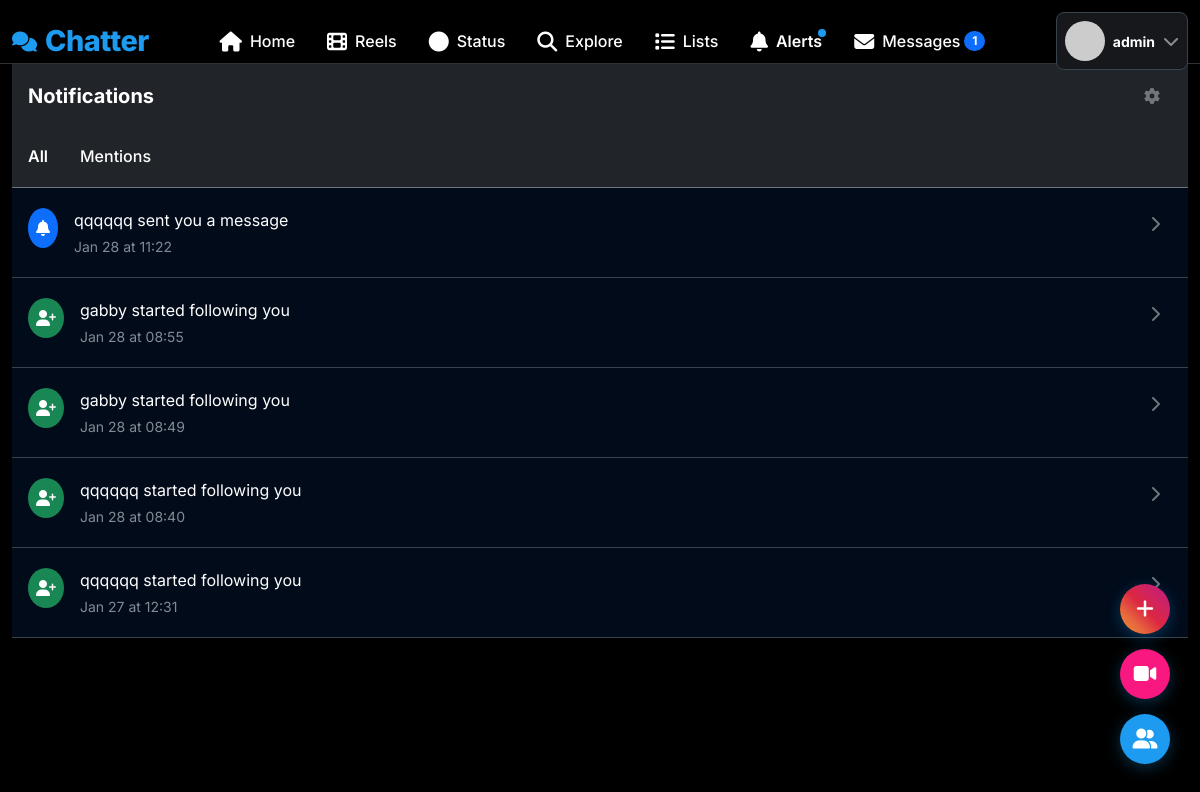
/notifications (signed in), run on the app's committed database.
### app.py (models this page shows, shortened)
class User(UserMixin, db.Model):
    id = db.Column(db.Integer, primary_key=True)
    username = db.Column(db.String(80), unique=True, nullable=False, index=True)
    email = db.Column(db.String(120), unique=True, nullable=False, index=True)
    password_hash = db.Column(db.String(200), nullable=False)
    bio = db.Column(db.String(500))
    location = db.Column(db.String(100))
    website = db.Column(db.String(200))
    profile_picture = db.Column(db.String(200), default='default.jpg')
    cover_picture = db.Column(db.String(200), default='default_cover.jpg')
    is_admin = db.Column(db.Boolean, default=False)
    created_at = db.Column(db.DateTime, default=datetime.utcnow)
    is_online = db.Column(db.Boolean, default=False)
    last_seen = db.Column(db.DateTime, default=datetime.utcnow)
    is_verified = db.Column(db.Boolean, default=False)
    posts = db.relationship('Post', backref='author', lazy='dynamic', cascade='all, delete-orphan')
    likes = db.relationship('Like', backref='user', lazy='dynamic', cascade='all, delete-orphan')
    comments = db.relationship('Comment', backref='author', lazy='dynamic', cascade='all, delete-orphan')
    notifications = db.relationship('Notification', backref='user', lazy='dynamic', cascade='all, delete-orphan')
    sent_messages = db.relationship('Message', foreign_keys='Message.sender_id', backref='sender', lazy='dynamic')
    received_messages = db.relationship('Message', foreign_keys='Message.receiver_id', backref='receiver', lazy='dynamic')
    bookmarks = db.relationship('Bookmark', backref='user', lazy='dynamic', cascade='all, delete-orphan')
    reports_made = db.relationship('Report', foreign_keys='Report.reporter_id', backref='reporter', lazy='dynamic')
    reports_received = db.relationship('Report', foreign_keys='Report.reported_id', backref='reported', lazy='dynamic')
    pinned_posts = db.relationship('PinnedPost', backref='user', lazy='dynamic', cascade='all, delete-orphan')
    created_lists = db.relationship('UserList', backref='creator', lazy='dynamic', cascade='all, delete-orphan')
    list_subscriptions = db.relationship('ListSubscriber', backref='subscriber', lazy='dynamic', cascade='all, delete-orphan')
    list_memberships = db.relationship('ListMember', backref='member', lazy='dynamic', cascade='all, delete-orphan')
    reels = db.relationship('Reel', backref='user', lazy='dynamic', cascade='all, delete-orphan')
    reel_likes = db.relationship('ReelLike', backref='liker', lazy='dynamic', cascade='all, delete-orphan')
    reel_comments = db.relationship('ReelComment', backref='author', lazy='dynamic', cascade='all, delete-orphan')
    reel_views = db.relationship('ReelView', backref='viewer', lazy='dynamic', cascade='all, delete-orphan')
    statuses = db.relationship('Status', backref='user', lazy='dynamic', cascade='all, delete-orphan')
    status_views = db.relationship('StatusView', backref='viewer', lazy='dynamic', cascade='all, delete-orphan')
    followed = db.relationship(
        'User', secondary=followers,
        primaryjoin=(followers.c.follower_id == id),
        secondaryjoin=(followers.c.followed_id == id),
        backref=db.backref('followers', lazy='dynamic'), lazy='dynamic')
    blocked = db.relationship(
        'User', secondary=blocked_users,
        primaryjoin=(blocked_users.c.blocker_id == id),
        secondaryjoin=(blocked_users.c.blocked_id == id),
        backref=db.backref('blocked_by', lazy='dynamic'), lazy='dynamic')
    def get_unread_message_count(self):
        return Message.query.filter_by(receiver_id=self.id, is_read=False).count()
    def get_unread_notification_count(self):
        return Notification.query.filter_by(user_id=self.id, is_read=False).count()

class Notification(db.Model):
    id = db.Column(db.Integer, primary_key=True)
    user_id = db.Column(db.Integer, db.ForeignKey('user.id'), nullable=False)
    content = db.Column(db.String(500), nullable=False)
    link = db.Column(db.String(200))
    is_read = db.Column(db.Boolean, default=False)
    created_at = db.Column(db.DateTime, default=datetime.utcnow, index=True)
    notification_type = db.Column(db.String(50))  # like, comment, follow, mention, message

### app.py (the view)
@app.route('/notifications')
@login_required
def notifications():
    page = request.args.get('page', 1, type=int)
    notifs_query = Notification.query.filter_by(
        user_id=current_user.id
    ).order_by(Notification.created_at.desc())
    notifs = notifs_query.paginate(page=page, per_page=20, error_out=False)
    for notif in notifs.items:
        if not notif.is_read:
            notif.is_read = True
    db.session.commit()
    return render_template('notifications.html', notifications=notifs)

### templates/notifications.html (shortened to what this page needs)
{% extends "base.html" %}
{% block content %}
<div class="row">
    <div class="col-12">
        <div class="sticky-top bg-dark pt-3 pb-2 border-bottom border-secondary">
            <div class="d-flex justify-content-between align-items-center px-3">
                <h5 class="fw-bold mb-0">Notifications</h5>
                <button class="btn action-btn">
                    <i class="fas fa-cog"></i>
                </button>
            </div>
            <nav class="nav nav-tabs border-0 mt-3" role="tablist">
                <a class="nav-link active border-0 text-light" href="#">All</a>
                <a class="nav-link border-0 text-light" href="#">Mentions</a>
            </nav>
        </div>
        <div class="notifications-list">
            {% for notification in notifications %}
            <div class="post-card {% if not notification.is_read %}bg-opacity-10 bg-primary{% endif %}">
                <div class="d-flex">
                    <div class="me-3">
                        {% if 'mentioned' in notification.content %}
                        <div class="bg-info rounded-circle p-2">
                            <i class="fas fa-at text-white"></i>
                        </div>
                        {% elif 'liked' in notification.content %}
                        <div class="bg-danger rounded-circle p-2">
                            <i class="fas fa-heart text-white"></i>
                        </div>
                        {% elif 'following' in notification.content %}
                        <div class="bg-success rounded-circle p-2">
                            <i class="fas fa-user-plus text-white"></i>
                        </div>
                        {% elif 'commented' in notification.content %}
                        <div class="bg-warning rounded-circle p-2">
                            <i class="fas fa-comment text-white"></i>
                        </div>
                        {% else %}
                        <div class="bg-primary rounded-circle p-2">
                            <i class="fas fa-bell text-white"></i>
                        </div>
                        {% endif %}
                    </div>
                    <div class="flex-grow-1">
                        <div class="notification-content">
                            {{ notification.content }}
                        </div>
                        <div class="text-muted small mt-1">
                            {{ notification.created_at.strftime('%b %d at %H:%M') }}
                        </div>
                    </div>
                    {% if notification.link %}
                    <div class="ms-3">
                        <a href="{{ notification.link }}" class="btn action-btn">
                            <i class="fas fa-chevron-right"></i>
                        </a>
                    </div>
                    {% endif %}
                </div>
            </div>
            {% else %}
            <div class="text-center py-5">
                <i class="fas fa-bell-slash fa-3x text-muted mb-3"></i>
                <h5 class="text-muted">No notifications yet</h5>
                <p class="text-muted">When you get notifications, they'll show up here.</p>
            </div>
            {% endfor %}
        </div>
    </div>
</div>
{% endblock %}

### templates/base.html (shortened to what this page needs)
<!DOCTYPE html>
<html lang="en" data-bs-theme="dark">
<head>
    <link href="https://cdn.jsdelivr.net/npm/bootstrap@5.3.0/dist/css/bootstrap.min.css" rel="stylesheet">
    <link href="https://cdnjs.cloudflare.com/ajax/libs/font-awesome/6.4.0/css/all.min.css" rel="stylesheet">
</head>
<body>
    <nav class="top-nav">
        <div class="container-fluid">
            <div class="row align-items-center">
                <div class="col">
                    <div class="d-flex align-items-center justify-content-between">
                        <a href="{{ url_for('feed') if current_user.is_authenticated else url_for('login') }}" class="text-decoration-none">
                            <div class="d-flex align-items-center">
                                <i class="fas fa-comments fa-lg me-2" style="color: var(--primary-color);"></i>
                                <span class="logo">Chatter</span>
                            </div>
                        </a>
                        {% if current_user.is_authenticated %}
                        <div class="d-none d-md-flex align-items-center">
                            <a class="nav-link {% if request.endpoint == 'feed' %}active{% endif %}" href="{{ url_for('feed') }}">
                                <i class="fas fa-home fa-lg me-2"></i>
                                <span>Home</span>
                            </a>
                            <a class="nav-link {% if request.endpoint == 'reels_feed' %}active{% endif %}" href="{{ url_for('reels_feed') }}">
                                <i class="fas fa-film fa-lg me-2"></i>
                                <span>Reels</span>
                            </a>
                            <a class="nav-link {% if request.endpoint == 'status_feed' %}active{% endif %}" href="{{ url_for('status_feed') }}">
                                <i class="fas fa-circle fa-lg me-2"></i>
                                <span>Status</span>
                            </a>
                            <a class="nav-link {% if request.endpoint == 'search' %}active{% endif %}" href="{{ url_for('search') }}">
                                <i class="fas fa-search fa-lg me-2"></i>
                                <span>Explore</span>
                            </a>
                            <a class="nav-link {% if request.endpoint == 'lists' %}active{% endif %}" href="{{ url_for('lists') }}">
                                <i class="fas fa-list fa-lg me-2"></i>
                                <span>Lists</span>
                            </a>
                            <a class="nav-link {% if request.endpoint == 'notifications' %}active{% endif %}" href="{{ url_for('notifications') }}">
                                <i class="fas fa-bell fa-lg me-2"></i>
                                <span>Alerts</span>
                                {% if current_user.get_unread_notification_count() > 0 %}
                                    <span class="notification-dot"></span>
                                {% endif %}
                            </a>
                            <a class="nav-link {% if request.endpoint == 'messages' %}active{% endif %}" href="{{ url_for('messages') }}">
                                <i class="fas fa-envelope fa-lg me-2"></i>
                                <span>Messages</span>
                                {% if current_user.get_unread_message_count() > 0 %}
                                    <span class="badge bg-primary rounded-pill ms-1">{{ current_user.get_unread_message_count() }}</span>
                                {% endif %}
                            </a>
                        </div>
                        {% endif %}
                        {% if current_user.is_authenticated %}
                        <div class="dropdown">
                            <button class="btn d-flex align-items-center text-decoration-none p-2 rounded-3 {% if current_user and has_active_status(current_user.id) %}has-status-indicator{% endif %}"
                                    style="background: var(--card-color); border: 1px solid var(--border-light); color: var(--text-primary);"
                                    type="button" data-bs-toggle="dropdown">
                                <div class="profile-with-status">
                                    <img src="{{ get_user_avatar_url(current_user) }}"
                                         class="profile-img-with-ring avatar-sm me-2">
                                </div>
                                <span class="fw-bold small">{{ current_user.username }}</span>
                                <i class="fas fa-chevron-down text-muted ms-2"></i>
                            </button>
                        </div>
                        {% else %}
                        <div class="d-flex gap-2">
                            <a href="{{ url_for('login') }}" class="btn btn-outline-primary btn-sm">Login</a>
                            <a href="{{ url_for('signup') }}" class="btn btn-primary btn-sm">Sign Up</a>
                        </div>
                        {% endif %}
                    </div>
                </div>
            </div>
        </div>
    </nav>
    <div class="main-content">
        <div class="container-fluid">
            {% block content %}{% endblock %}
        </div>
    </div>
    {% if current_user.is_authenticated %}
    <div class="bottom-right-widget">
        <button class="widget-btn create-status" onclick="createStatus()" title="Create Status">
            <i class="fas fa-plus"></i>
        </button>
        <button class="widget-btn create-reel" onclick="uploadReel()" title="Upload Reel">
            <i class="fas fa-video"></i>
        </button>
        <button class="widget-btn" onclick="toggleFollowersStatus()" title="Friends' Status">
            <i class="fas fa-user-friends"></i>
        </button>
    </div>
    {% endif %}
    <div id="toast-container" class="toast-container position-fixed top-0 end-0 p-3"></div>
</body>
</html>

### data on the page
User: get_unread_message_count "1", username "admin"
Notification: content "qqqqqq sent you a message", created_at "Jan 28 at 11:22"
Notification: content "gabby started following you", created_at "Jan 28 at 08:55"
Notification: content "gabby started following you", created_at "Jan 28 at 08:49"
Notification: content "qqqqqq started following you", created_at "Jan 28 at 08:40"
Notification: content "qqqqqq started following you", created_at "Jan 27 at 12:31"
